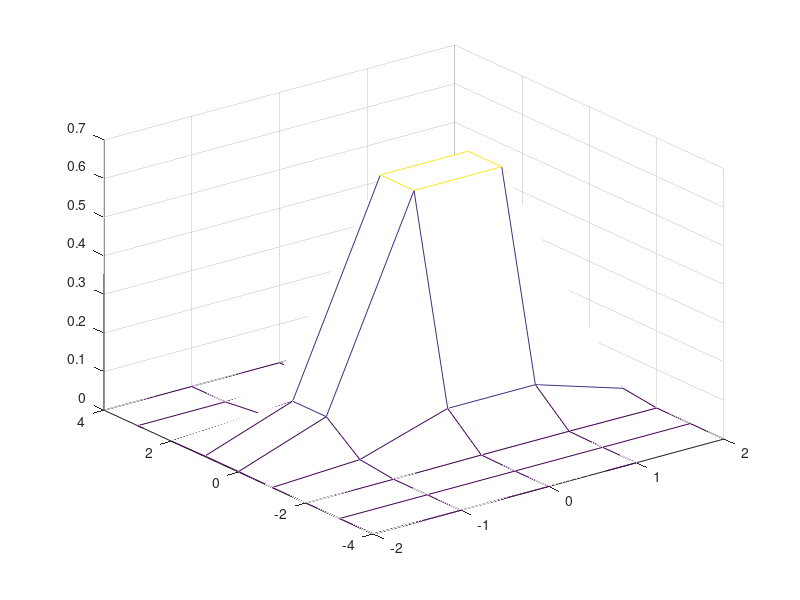

This figure's MATLAB source:
pkg load statistics;

a = [1 2 3];
b = [4; 5; 6];
%%disp(a);
%%disp(b);

a1 = [1, 2, 3];
b1 = [4 5 6]';
%%disp(a1);
%%disp(b1);

c = a * b;
%%disp(c);

d = [4 5 6]
%%disp(d);
d = b';
%%disp(d);

e = a .* d;
%%disp(e);
f = a .^ 2;
%%disp(f);

v = 1:6;
w = 2:3:10;

y = 10: -1 : 0;
%%disp(y);

q = exp(a);
%%disp(q);

exp(1);
%%disp(exp(1))

q = sqrt(a .^ 2);
%%disp(q);

m = max(a);
[m, k] = max(a);
%%disp(m);
%%disp(k);

h = [-2 -9 8];
k = abs(h);

mean(a);
geomean(a);

sum(a);
prod(a);

a = [1 2 13; 4 5 6; 7 8 9];
b = [4 8 12; -1 0 5; 2 3 8];
%%disp(a);
%%disp(b);

[m, n] = size(a);

t = b';
c = a * b;
disp(t);
disp(c);

d = a .* b
e = a .^ 2
size(a);
length(a);
m = mean(a);
m1 = mean(a, 2);
g = geomean(a);
s = sum(a);
s1 = sum(a, 2);
p = prod(a);
p1 = prod(a, 2);
max(a);
min(a);
diag(a);
m > 2;
a > b;
inv(b);
det(b);
f = abs(b);
b = [16 15 24]';
x = a\b;
triu(a);
tril(a);
m = [2 3 5; 7 11 13; 17 19 23];
m(2: 1);
m(:, 1);
m(2, :);
m(2, 1 : 2);
m(2, 2 : end);
m(2 : 3, 2 : 3);


eye(8);
eye(5, 7);
zeros(5, 7);
ones(7, 9);
M = magic(4);
sum(M); 
sum(M, 2); 
sum(diag(M)); 
sum(diag(fliplr(M)));

%% II  Polynomials
  %% 1.
  coefx = [2, -5, 0, 8];
  xval = 0: 0.1: 2; 
  polx = polyval(coefx, xval);
  disp(polx);
  
  %% 2.
  coefx = [1, -5, -17, 21];
  xval = 0: 0.1: 2; 
  polx = roots(coefx);
  disp(polx);
  
%% III Graphs
    %% 1.
      %% 1a.
      xval = 0 : 0.01 : 1;
      function fun = f1(x) 
        fun = exp(10 * x .* (x - 1)) .* sin(12 .* pi * x);
      endfunction;
      %%plot(f1(xval));
      
      %% 1b.
      xval = 0 : 0.01 : 1;
      function fun = f2(x) 
        fun = 3 .* exp(5 * x .^ 2 - 1) .* cos(12 .* pi * x);
      endfunction;
      %%plot(f2(xval));
      
    %% 2.
      tval = 0 : 0.1 : 10 .* pi;
      function xfun = xf(t, a, b)
        xfun = (a + b) .* cos(t) - b .* cos((a\b + 1) .* t);
      endfunction;
      function yfun = yf(t, a, b)
        yfun = (a + b) .* sin(t) - b .* sin((a\b + 1) .* t);
      endfunction;
      %%plot(yf(tval, 11, 272), xf(tval, 11, 272));
    
    %% 3.
      xval = 0 : 0.01 : 2 .* pi;
      function funOne = foo1(x)
        funOne = cos(x);
      endfunction;
      function funTwo = foo2(x)
        funTwo = sin(x);
      endfunction;
      function funThree = foo3(x)
        funThree = cos(2 .* x);
      endfunction;
      %%plot(foo1(xval));
      %%hold on;
      %%plot(foo2(xval));
      %%hold on;
      %%plot(foo3(xval));
      %%hold off;
    
    %% 4.
      xval = -1 : 0.25 : 1;
      function func = f3(x) 
        if (x >= -1) && (x <= 0)
          func = x .^ 3 + sqrt(1 - x);
        else 
          func = x .^ 3 - sqrt(1 - x);
        end;  
      endfunction;
      %%plot(f3(xval));
      
    %% 5.
      xval = 0 : 1 : 50;
      function oe = foo(x)
        remainder = mod(x, 2);
        if remainder == 0
          oe = x \ 2;
        else
          oe = 3 * x + 1;
        endif;
      endfunction;
      %%plot(foo(xval));
      
     %% 6.
      xval = 0 : 1 : 5;
      function rFoo = recursiveFoo(x)
        if (x <= 0)
          rFoo = 1;
        else
          rFoo = 1 + 1 \ (1 + recursiveFoo(x - 1));
        endif;
      endfunction;
      %%result = recursiveFoo(2);
      %%disp(result); 
      %%plot(recursiveFoo(xval));

    %% 7.
    figure(7)
    x7 = -2:2;
    y7 = -4:4;
    [X,Y] = meshgrid(x7,y7);
    R = -((X-1/2).^2+(Y-1/2).^2);
    Z = exp(R);
    mesh(X,Y,Z)


























